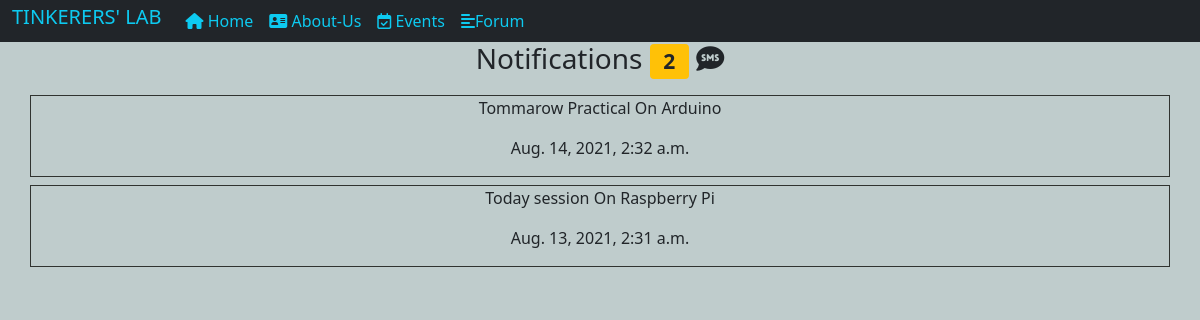
Screenshot of /notify/ with the database file from the repository.
### home/models.py (models this page shows, shortened)
class Notification(models.Model):
    title=models.CharField(max_length=100)
    date=models.DateTimeField()

### home/views.py (the view)
# urls.py: path("notify/",views.notify, name="notify"),
def notify(request):
    notifications=Notification.objects.all().order_by('id').reverse()
    return render(request,"noti.html",{"notifications":notifications})

### templates/noti.html (shortened to what this page needs)
{% load humanize %}
{% load extra %}
<!doctype html>
<html lang="en">
  <head>
    <link href="https://cdn.jsdelivr.net/npm/bootstrap@5.1.0/dist/css/bootstrap.min.css" rel="stylesheet">
  </head>
  <body style="background-color: rgb(191, 204, 204);">
    <nav class="navbar navbar-expand-lg navbar-dark bg-dark py-0">
      <div class="container-fluid">
        <a class="navbar-brand text-info" href="/"><h5>  TINKERERS' LAB</h5> </a>
        <div class="collapse navbar-collapse" id="navbarSupportedContent">
          <ul class="navbar-nav me-auto mb-2 mb-lg-0">
            {% if request.user.is_authenticated %}
            <li class="nav-item  ">
              <a class="nav-link active text-info " aria-current="page" href="/"> <i class="fas fa-home"></i> Home</a>
            </li>
            <li class="nav-item">
              <a class="nav-link text-info" href="/about-us/"><i class="fas fa-address-card"></i> About-Us</a>
            </li>
            <li class="nav-item">
              <a class="nav-link text-info" href="/events/"><i class="far fa-calendar-check"></i> Events</a>
            </li>
            <li class="nav-item">
              <a class="nav-link text-info" href="/forum/"><i class="fas fa-align-left"></i>Forum</a>
            </li>
            <li class="nav-item">
              <a class="nav-link text-info" href="/profile/"><i class="far fa-id-badge"></i>Profile</a>
            </li>
            {% else %}
            <li class="nav-item  ">
              <a class="nav-link active text-info " aria-current="page" href="/"> <i class="fas fa-home"></i> Home</a>
            </li>
            <li class="nav-item">
              <a class="nav-link text-info" href="/about-us/"><i class="fas fa-address-card"></i> About-Us</a>
            </li>
            <li class="nav-item">
              <a class="nav-link text-info" href="/events/"><i class="far fa-calendar-check"></i> Events</a>
            </li>
            <li class="nav-item">
              <a class="nav-link text-info" href="/forum/"><i class="fas fa-align-left"></i>Forum</a>
            </li>
            {% endif %}
          </ul>
        </div>
      </div>
    </nav>
    <div class="container">
        <div class="row text-center">
            <h3>Notifications <span class="badge bg-warning text-dark">{{notifications.count}}</span>&nbsp;<i class="fas fa-sms"></i> </h3>
            {% for noti in notifications  %}
              <div style="border: 1px solid rgb(48, 51, 48);" class="col-12 mt-2">
                <p>{{noti.title}}</p>
                <p>{{noti.date}}</p>
              </div>
            {% endfor %}
        </div>
    </div>
  </body>
</html>

### rows the page displays
Notification: title "Tommarow Practical On Arduino", date "Aug. 14, 2021, 2:32 a.m."
Notification: title "Today session On Raspberry Pi", date "Aug. 13, 2021, 2:31 a.m."

### other values shown
{{ notifications.count }} "2"
